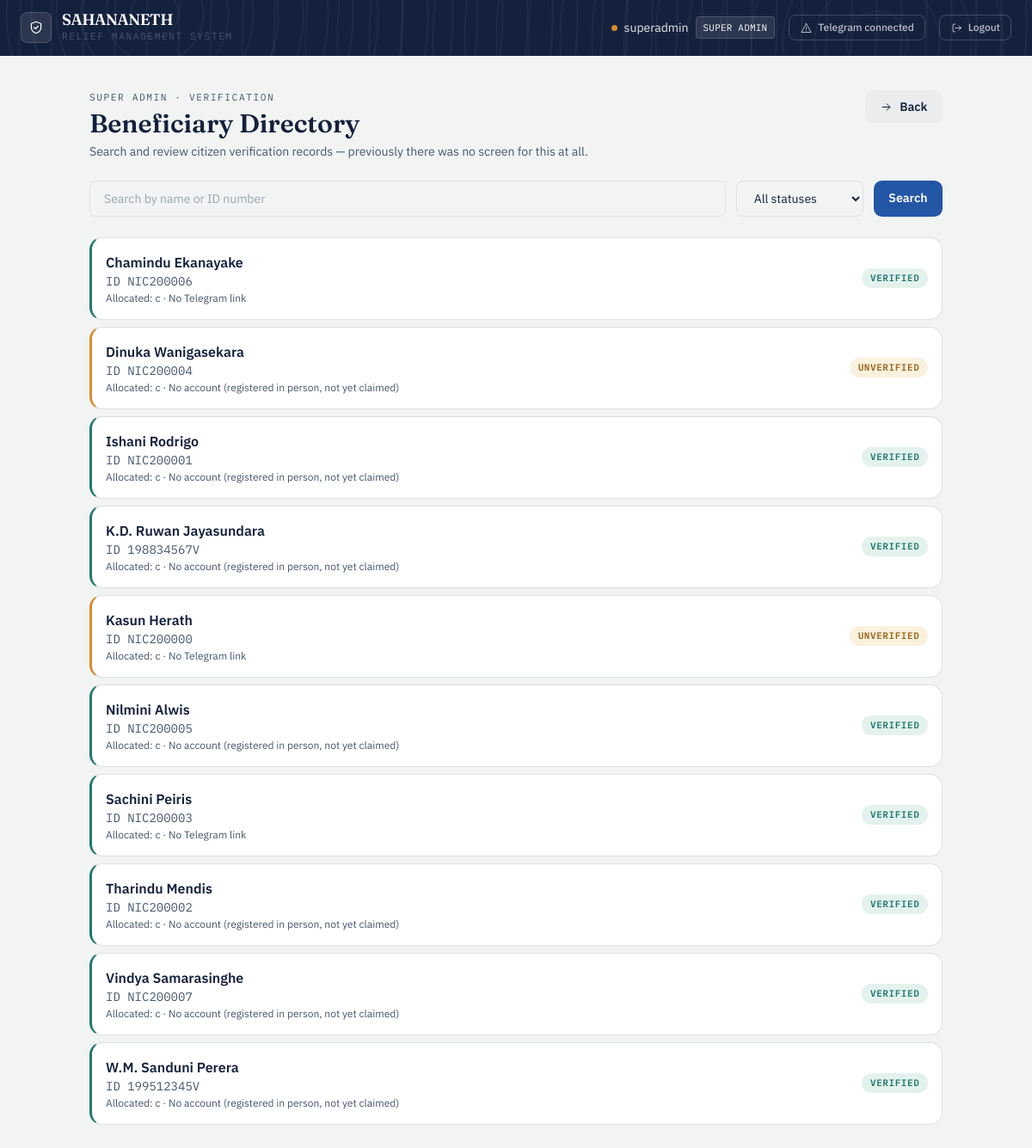
The app's page /admin/beneficiaries (signed in) with its own data.
### app/models/user.py (models this page shows, shortened)
class User(UserMixin, db.Model):
    __tablename__ = 'users'
    id = db.Column(db.Integer, primary_key=True)
    username = db.Column(db.String(80), unique=True, nullable=False)
    full_name = db.Column(db.String(150), nullable=True)
    password_hash = db.Column(db.String(256), nullable=False)
    role_level = db.Column(
    db.Enum('super_admin', 'gov_officer', 'field_officer',
            'warehouse_manager', 'citizen',
            name='user_role_enum'),
    nullable=False
)
    status = db.Column(
        db.Enum('pending', 'active', 'needs_verification', 'verified', 'rejected',name='user_status_enum'),
        default='pending',
        nullable=False
    )
    assigned_node_id = db.Column(db.Integer, nullable=True)
    created_at = db.Column(db.DateTime, default=datetime.utcnow)
    telegram_chat_id = db.Column(db.String(64), unique=True, nullable=True)
    telegram_linked_at = db.Column(db.DateTime, nullable=True)
    notify_opt_in = db.Column(db.Boolean, default=True, nullable=False)
    country = db.Column(db.String(100), nullable=True)
    region = db.Column(db.String(100), nullable=True)   # state / province / district
    city = db.Column(db.String(100), nullable=True)
    latitude = db.Column(db.Float, nullable=True)
    longitude = db.Column(db.Float, nullable=True)
    location_updated_at = db.Column(db.DateTime, nullable=True)
    @property
    def telegram_linked(self):
        return self.telegram_chat_id is not None

### app/models/beneficiary.py (models this page shows, shortened)
class Beneficiary(db.Model):
    __tablename__ = 'beneficiaries'
    id = db.Column(db.Integer, primary_key=True)
    identification_number = db.Column(db.String(50), unique=True, nullable=False)
    full_name = db.Column(db.String(150), nullable=False)
    is_verified = db.Column(db.Boolean, default=False)
    allocated_shelter_id = db.Column(db.Integer, db.ForeignKey('shelters.id'), nullable=True)
    user_id = db.Column(db.Integer, db.ForeignKey('users.id'), nullable=True)
    created_at = db.Column(db.DateTime, default=datetime.utcnow)
    shelter = db.relationship('Shelter', backref='beneficiaries')
    user = db.relationship('User', backref='beneficiary_profile')

### app/models/shelter.py (models this page shows, shortened)
class Shelter(db.Model):
    __tablename__ = 'shelters'
    id = db.Column(db.Integer, primary_key=True)
    shelter_name = db.Column(db.String(150), nullable=False)
    latitude = db.Column(db.Float, nullable=True)
    longitude = db.Column(db.Float, nullable=True)
    maximum_capacity = db.Column(db.Integer, nullable=False)
    current_occupancy_count = db.Column(db.Integer, default=0)
    address = db.Column(db.String(255), nullable=True)
    country = db.Column(db.String(100), nullable=True)
    region = db.Column(db.String(100), nullable=True)   # state / province / district
    city = db.Column(db.String(100), nullable=True)
    status = db.Column(
    db.Enum('pending_approval', 'active', 'inactive',
            name='shelter_status_enum'),
    default='pending_approval',
    nullable=False
)
    created_by_id = db.Column(db.Integer, db.ForeignKey('users.id'), nullable=False)
    approved_by_id = db.Column(db.Integer, db.ForeignKey('users.id'), nullable=True)
    created_at = db.Column(db.DateTime, default=datetime.utcnow)
    created_by = db.relationship('User', foreign_keys=[created_by_id], backref='created_shelters')
    approved_by = db.relationship('User', foreign_keys=[approved_by_id], backref='approved_shelters')
    inventory_items = db.relationship('ShelterInventory', backref='shelter', cascade='all, delete-orphan')

### app/routes/super_admin.py (the view)
@admin_bp.route('/beneficiaries')
@login_required
@role_required('super_admin')
def beneficiaries():
    from app.services.beneficiary_service import search_and_filter
    q = request.args.get('q', '').strip()
    verified = request.args.get('verified', '')  # '', 'yes', 'no'
    results = search_and_filter(q=q, verified=verified)
    return render_template('super_admin/beneficiaries.html', results=results, q=q, verified=verified)

### app/models/user.py (called while the page is built)
@login_manager.user_loader
def load_user(user_id):
    return User.query.get(int(user_id))

### app/services/beneficiary_service.py (called while the page is built)
def search_and_filter(q='', verified='', shelter_id=None, limit=200):
    query = Beneficiary.query
    if q:
        like = f'%{q.strip()}%'
        query = query.filter(db.or_(
            Beneficiary.full_name.ilike(like),
            Beneficiary.identification_number.ilike(like),
        ))
    if verified == 'yes':
        query = query.filter(Beneficiary.is_verified.is_(True))
    elif verified == 'no':
        query = query.filter(Beneficiary.is_verified.is_(False))
    if shelter_id:
        query = query.filter(Beneficiary.allocated_shelter_id == shelter_id)
    return query.order_by(Beneficiary.full_name).limit(limit).all()

### app/utils.py (called while the page is built)
def role_required(*roles):
    def decorator(f):
        @wraps(f)
        def decorated_function(*args, **kwargs):
            if not current_user.is_authenticated:
                abort(401)
            if current_user.role_level not in roles:
                abort(403)
            return f(*args, **kwargs)
        return decorated_function
    return decorator

### app/templates/super_admin/beneficiaries.html (shortened to what this page needs)
{% extends "base.html" %}
{% block content %}
<div class="max-w-5xl mx-auto mt-10 px-4 pb-16">
    <div class="mb-6 flex flex-wrap items-start justify-between gap-3">
        <div>
            <div class="eyebrow">Super Admin · Verification</div>
            <h1 class="mt-1 font-display text-3xl font-semibold text-ink">Beneficiary Directory</h1>
            <p class="mt-1 text-sm text-slate">Search and review citizen verification records — previously there was no screen for this at all.</p>
        </div>
        <a href="/auth/dashboard" class="btn-ghost inline-flex items-center gap-2">
            <svg class="icon" style="width:15px;height:15px"><use href="#icon-arrow-right"/></svg>
            Back
        </a>
    </div>
    <form method="GET" class="flex flex-wrap gap-3 mb-6">
        <input type="text" name="q" value="{{ q }}" placeholder="Search by name or ID number"
            class="flex-1 min-w-[220px] rounded-lg border border-line bg-paper px-4 py-2.5 text-sm text-ink focus:border-civic focus:outline-none focus:ring-2 focus:ring-civic/40" />
        <select name="verified" class="rounded-lg border border-line bg-paper px-4 py-2.5 text-sm text-ink">
            <option value="" {{ 'selected' if not verified }}>All statuses</option>
        </select>
        <button type="submit" class="btn-primary">Search</button>
    </form>
    {% if results %}
    <div class="space-y-2">
        {% for b in results %}
        <div class="ledger-card {{ 'tone-relief' if b.is_verified else 'tone-amber' }} p-4 flex justify-between items-center flex-wrap gap-2">
            <div>
                <p class="font-semibold text-ink">{{ b.full_name }}</p>
                <p class="text-sm text-slate font-mono">ID {{ b.identification_number }}</p>
                <p class="text-xs text-slate mt-0.5">
                    {% if b.shelter %}Allocated: {{ b.shelter.shelter_name }}{% else %}No shelter allocated{% endif %}
                    {% if b.user %} · {% if b.user.telegram_chat_id %}Telegram linked{% else %}No Telegram link{% endif %}{% else %} · No account (registered in person, not yet claimed){% endif %}
                </p>
            </div>
            <span class="status-pill {{ 'status-approved' if b.is_verified else 'status-pending' }}">
                {{ 'Verified' if b.is_verified else 'Unverified' }}
            </span>
        </div>
        {% endfor %}
    </div>
    {% else %}
    <div class="ledger-card tone-relief p-6 text-center text-slate">No matching records.</div>
    {% endif %}
</div>
{% endblock %}

### app/templates/base.html (shortened to what this page needs)
<!DOCTYPE html>
<html lang="en">
<head>
    <link rel="stylesheet" href="{{ url_for('static', filename='css/tailwind.css') }}">
</head>
<body class="min-h-screen text-ink">
{% if current_user.is_authenticated %}
<nav class="contour-bg text-white px-6 py-3.5 flex justify-between items-center">
    <div class="flex items-center gap-3">
        <div class="w-9 h-9 rounded-lg bg-white/10 border border-white/15 flex items-center justify-center">
            <svg class="icon text-white"><use href="#icon-shield"/></svg>
        </div>
        <div>
            <div class="font-display font-semibold text-lg leading-none tracking-tight">SAHANANETH</div>
            <div class="eyebrow text-white/50 mt-0.5">Relief Management System</div>
        </div>
    </div>
    <div class="flex gap-4 items-center text-sm">
        <div class="flex items-center gap-2">
            <span class="badge-dot bg-amber"></span>
            <span class="text-white/90">{{ current_user.username }}</span>
            <span class="font-mono text-[0.68rem] tracking-wide uppercase bg-white/10 border border-white/15 px-2 py-0.5 rounded">
                {{ current_user.role_level.replace('_', ' ').title() }}
            </span>
        </div>
        <a href="/auth/telegram/connect" class="flex items-center gap-1.5 text-white/70 hover:text-white border border-white/20 hover:border-white/40 px-3 py-1.5 rounded-lg transition">
            <svg class="icon" style="width:15px;height:15px"><use href="#icon-alert"/></svg>
            <span class="text-xs font-medium">{{ 'Telegram connected' if current_user.telegram_linked else 'Connect Telegram' }}</span>
        </a>
        <a href="/auth/logout" class="flex items-center gap-1.5 text-white/70 hover:text-white border border-white/20 hover:border-white/40 px-3 py-1.5 rounded-lg transition">
            <svg class="icon" style="width:15px;height:15px"><use href="#icon-logout"/></svg>
            <span class="text-xs font-medium">Logout</span>
        </a>
    </div>
</nav>
{% endif %}
<main class="{% block main_class %}{% endblock %}">
    {% block content %}{% endblock %}
</main>
</body>
</html>

### records on screen
User: username "superadmin", role_level.replace "SUPER ADMIN"
Beneficiary: full_name "Chamindu Ekanayake", identification_number "NIC200006", shelter.shelter_name "c", shows "No Telegram link", is_verified "VERIFIED"
Beneficiary: full_name "Dinuka Wanigasekara", identification_number "NIC200004", shelter.shelter_name "c", shows "· No account (registered in person, not yet claimed)", is_verified "UNVERIFIED"
Beneficiary: full_name "Ishani Rodrigo", identification_number "NIC200001", shelter.shelter_name "c", shows "· No account (registered in person, not yet claimed)", is_verified "VERIFIED"
Beneficiary: full_name "K.D. Ruwan Jayasundara", identification_number "198834567V", shelter.shelter_name "c", shows "· No account (registered in person, not yet claimed)", is_verified "VERIFIED"
Beneficiary: full_name "Kasun Herath", identification_number "NIC200000", shelter.shelter_name "c", shows "No Telegram link", is_verified "UNVERIFIED"
Beneficiary: full_name "Nilmini Alwis", identification_number "NIC200005", shelter.shelter_name "c", shows "· No account (registered in person, not yet claimed)", is_verified "VERIFIED"
Beneficiary: full_name "Sachini Peiris", identification_number "NIC200003", shelter.shelter_name "c", shows "No Telegram link", is_verified "VERIFIED"
Beneficiary: full_name "Tharindu Mendis", identification_number "NIC200002", shelter.shelter_name "c", shows "· No account (registered in person, not yet claimed)", is_verified "VERIFIED"
Beneficiary: full_name "Vindya Samarasinghe", identification_number "NIC200007", shelter.shelter_name "c", shows "· No account (registered in person, not yet claimed)", is_verified "VERIFIED"
Beneficiary: full_name "W.M. Sanduni Perera", identification_number "199512345V", shelter.shelter_name "c", shows "· No account (registered in person, not yet claimed)", is_verified "VERIFIED"
